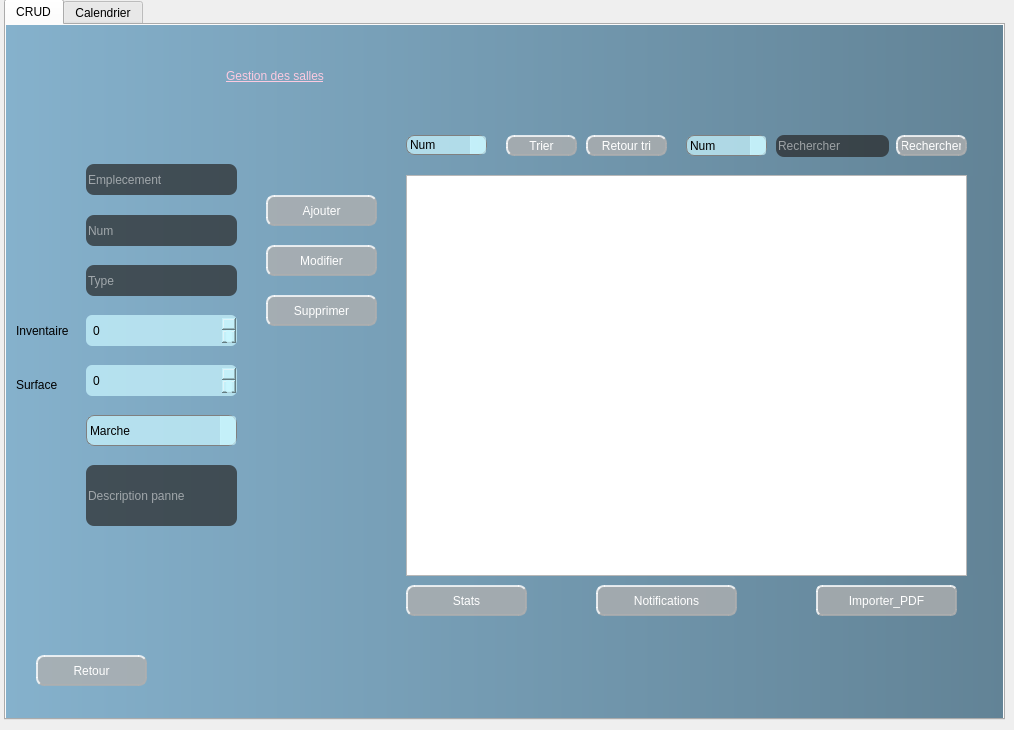
    <widget class="QWidget" name="tab">
     <widget class="QTabWidget" name="tabWidget_2">
      <property name="geometry">
       <rect>
        <x>4</x>
        <y>-1</y>
        <width>1001</width>
        <height>721</height>
       </rect>
      </property>
      <property name="styleSheet">
       <string notr="true">

QWidget#p2_1{

background-color:qlineargradient(spread:pad, x1:0, y1:0, x2:1, y2:0, stop:0 rgba(133, 177, 204, 255), stop:1 rgba(98, 131, 150, 255));

}

QWidget#p2_2{
background-color:qlineargradient(spread:pad, x1:0, y1:0, x2:1, y2:0, stop:0 rgba(133, 177, 204, 255), stop:1 rgba(98, 131, 150, 255));
}







</string>
      </property>
      <property name="currentIndex">
       <number>0</number>
      </property>
      <widget class="QWidget" name="p2_1">
       <attribute name="title">
        <string>CRUD</string>
       </attribute>
       <widget class="QLineEdit" name="Emplacement_2">
        <property name="geometry">
         <rect>
          <x>80</x>
          <y>440</y>
          <width>151</width>
          <height>61</height>
         </rect>
        </property>
        <property name="styleSheet">
         <string notr="true">QLineEdit#Emplacement_2{ 
                         border-radius: 8px; 
                        color: rgb(255, 255, 255);
                         background-color: rgba(38, 38, 38, 180);
	font: 75 6pt &quot;Helvetica&quot;;

 } 

                         QLineEdit#Emplecement_2:focus { 
                         
                      border-radius: 8px; 
                 
                         color:rgb(0, 0, 0); 

                         background-color:rgba(134, 134, 134, 180);


} </string>
        </property>
        <property name="placeholderText">
         <string>Description panne</string>
        </property>
       </widget>
       <widget class="QComboBox" name="Permission">
        <property name="geometry">
         <rect>
          <x>80</x>
          <y>390</y>
          <width>151</width>
          <height>31</height>
         </rect>
        </property>
        <property name="styleSheet">
         <string notr="true">QComboBox#Permission{
    border: 1px solid gray;
    border-radius: 8px;
    padding: 1px 18px 1px 3px;
    min-width: 6em;
background-color:rgba(202, 247, 255, 180);
color:rgb(0, 0, 0);
	font: 75 6pt &quot;Helvetica&quot;;
}

QComboBox#Permission:editable {
    background: rgba(202, 247, 255, 180);
}

QComboBox#Permission:!editable, QComboBox::drop-down:editable {
     background:  rgba(202, 247, 255, 180);
}

/* QComboBox gets the &quot;on&quot; state when the popup is open */
QComboBox#Permission:!editable:on, QComboBox::drop-down:editable:on {
    background:  rgba(202, 247, 255, 180);
}

QComboBox#Permission:on { /* shift the text when the popup opens */
    padding-top: 3px;
    padding-left: 4px;
}

QComboBox#Permission::drop-down {
    subcontrol-origin: padding;
    subcontrol-position: top right;
    width: 15px;
background:  rgba(202, 247, 255, 180);

    border-left-width: 1px;
    border-left-color: rgba(202, 247, 255, 180);
    border-left-style: solid; /* just a single line */
    border-top-right-radius: 3px; /* same radius as the QComboBox */
    border-bottom-right-radius: 3px;
}



QComboBox#Permission::down-arrow:on { /* shift the arrow when popup is open */
    top: 1px;
    left: 1px;
background:  rgba(202, 247, 255, 180);
}</string>
        </property>
        <property name="currentText">
         <string>Marche</string>
        </property>
        <property name="maxCount">
         <number>2147483642</number>
        </property>
        <item>
         <property name="text">
          <string>Marche</string>
         </property>
        </item>
        <item>
         <property name="text">
          <string>Panne</string>
         </property>
        </item>
       </widget>
       <widget class="QLineEdit" name="Emplacement">
        <property name="geometry">
         <rect>
          <x>80</x>
          <y>139</y>
          <width>151</width>
          <height>31</height>
         </rect>
        </property>
        <property name="styleSheet">
         <string notr="true">QLineEdit#Emplacement{ 
                         border-radius: 8px; 
                        color: rgb(255, 255, 255);
                         background-color: rgba(38, 38, 38, 180);
	font: 75 6pt &quot;Helvetica&quot;;

 } 

                         QLineEdit#Emplacement:focus { 
                         
                      border-radius: 8px; 
                 
                         color:rgb(0, 0, 0); 

                         background-color:rgba(134, 134, 134, 180);


} </string>
        </property>
        <property name="placeholderText">
         <string>Emplecement</string>
        </property>
       </widget>
       <widget class="QSpinBox" name="Surface">
        <property name="geometry">
         <rect>
          <x>80</x>
          <y>340</y>
          <width>151</width>
          <height>31</height>
         </rect>
        </property>
        <property name="styleSheet">
         <string notr="true">
QSpinBox#Surface
{
border-radius: 6px;
border: 2px  rgba(202, 247, 255, 180);
background-color :  rgba(202, 247, 255, 180);
padding : 5px;
color: rgb(0, 0, 0);
	font: 75 6pt &quot;Helvetica&quot;;
}

QSpinBox#Surface::up-arraow
{
border : 2px   rgba(202, 247, 255, 180);
background-color : rgba(202, 247, 255, 180);

}

QSpinBox#Surface::down-arrow
{
border : 2px  rgba(202, 247, 255, 180);
background-color :  rgba(202, 247, 255, 180);

}</string>
        </property>
       </widget>
       <widget class="QLabel" name="label_15">
        <property name="geometry">
         <rect>
          <x>10</x>
          <y>350</y>
          <width>61</width>
          <height>20</height>
         </rect>
        </property>
        <property name="styleSheet">
         <string notr="true">color:rgb(0, 0, 0);
font: 75 6pt &quot;Helvetica&quot;;</string>
        </property>
        <property name="text">
         <string>Surface</string>
        </property>
       </widget>
       <widget class="QPushButton" name="Ajouter">
        <property name="geometry">
         <rect>
          <x>260</x>
          <y>170</y>
          <width>111</width>
          <height>31</height>
         </rect>
        </property>
        <property name="styleSheet">
         <string notr="true">QPushButton#Ajouter{
      background-color: rgba(175, 175, 175, 200);

    border-style: outset;
    border-width: 2px;
    border-radius: 8px;
    border-color: rgba(175, 175, 175, 200);
    
	font: 81 8pt &quot;Open Sans Condensed ExtraBold&quot;;
	
text-color: white;
   
    padding: 4px;
	color:rgba(255, 255, 255);
}
QPushButton#Ajouter:pressed{
      background-color:rgba(38, 38, 38, 180);
color:rgba(0, 0, 0, 200);

    border-style: inset;
}</string>
        </property>
        <property name="text">
         <string>Ajouter</string>
        </property>
       </widget>
       <widget class="QLabel" name="label_14">
        <property name="geometry">
         <rect>
          <x>10</x>
          <y>290</y>
          <width>81</width>
          <height>31</height>
         </rect>
        </property>
        <property name="styleSheet">
         <string notr="true">color:rgb(0, 0, 0);
font: 75 6pt &quot;Helvetica&quot;;</string>
        </property>
        <property name="text">
         <string>Inventaire</string>
        </property>
       </widget>
       <widget class="QSpinBox" name="Inventaire">
        <property name="geometry">
         <rect>
          <x>80</x>
          <y>290</y>
          <width>151</width>
          <height>31</height>
         </rect>
        </property>
        <property name="styleSheet">
         <string notr="true">
QSpinBox#Inventaire
{
border-radius: 6px;
border: 2px  rgba(202, 247, 255, 180);
background-color :  rgba(202, 247, 255, 180);
padding : 5px;
color: rgb(0, 0, 0);
	font: 75 6pt &quot;Helvetica&quot;;
}

QSpinBox#Inventaire::up-arraow
{
border : 2px   rgba(202, 247, 255, 180);
background-color : rgba(202, 247, 255, 180);

}

QSpinBox#Inventaire::down-arrow
{
border : 2px  rgba(202, 247, 255, 180);
background-color :  rgba(202, 247, 255, 180);

}</string>
        </property>
       </widget>
       <widget class="QLineEdit" name="Num">
        <property name="geometry">
         <rect>
          <x>80</x>
          <y>190</y>
          <width>151</width>
          <height>31</height>
         </rect>
        </property>
        <property name="styleSheet">
         <string notr="true">QLineEdit#Num{ 
                         border-radius: 8px; 
                        color: rgb(255, 255, 255);
                         background-color: rgba(38, 38, 38, 180);
	font: 75 6pt &quot;Helvetica&quot;;

 } 

                         QLineEdit#Num:focus { 
                         
                      border-radius: 8px; 
                 
                         color:rgb(0, 0, 0); 

                         background-color:rgba(134, 134, 134, 180);


} 


</string>
        </property>
        <property name="placeholderText">
         <string>Num</string>
        </property>
       </widget>
       <widget class="QLineEdit" name="Type5">
        <property name="geometry">
         <rect>
          <x>80</x>
          <y>240</y>
          <width>151</width>
          <height>31</height>
         </rect>
        </property>
        <property name="styleSheet">
         <string notr="true">QLineEdit#Type5{ 
                         border-radius: 8px; 
                        color: rgb(255, 255, 255);
                         background-color: rgba(38, 38, 38, 180);
	font: 75 6pt &quot;Helvetica&quot;;

 } 

                         QLineEdit#Type5:focus { 
                         
                      border-radius: 8px; 
                 
                         color:rgb(0, 0, 0); 

                         background-color:rgba(134, 134, 134, 180);


} </string>
        </property>
        <property name="placeholderText">
         <string>Type</string>
        </property>
       </widget>
       <widget class="QTableView" name="TableauAffichage">
        <property name="geometry">
         <rect>
          <x>400</x>
          <y>150</y>
          <width>561</width>
          <height>401</height>
         </rect>
        </property>
        <property name="styleSheet">
         <string notr="true">QTabWidget#tab_affaire::pane {
    border: 1px rgb(55, 100, 109, 170);

background: rgba(137, 127, 148, 170);

	font: 75 8pt &quot;Helvetica&quot;;
}

QTabWidget#tab_affaire::tab-bar:top {
    top: 1px;
background: rgba(137, 127, 148, 170);


}

QTabWidget#tab_affaire::tab-bar:bottom {
    bottom: 1px;
}

QTabWidget#tab_affaire::tab-bar:left {
    right: 1px;
}

QTabWidget#tab_affaire::tab-bar:right {
    left: 1px;
}

QTabWidget#tab_affaire::tab {
    border: 1px rgba(137, 127, 148, 170);
}

QTabWidget#tab_affaire::tab:selected {
    background:rgba(137, 127, 148, 170);
}

QTabWidget#tab_affaire::tab:!selected {
    background:  rgba(137, 127, 148, 170);
}

QTabWidget#tab_affaire::tab:!selected:hover {
background: rgba(137, 127, 148, 170);
}

QTabWidget#tab_affaire::tab:top:!selected {
    margin-top: 3px;
background: rgba(103, 109, 114, 150);
}

QTabWidget#tab_affaire::tab:bottom:!selected {
    margin-bottom: 3px;
background:  rgba(137, 127, 148, 170);
}

QTabWidget#tab_affaire:tab:top, QTabBar::tab:bottom {
    min-width: 8ex;
    margin-right: -1px;
    padding: 5px 10px 5px 10px;
background:  rgba(137, 127, 148, 170);
}

QTabWidget#tab_affaire::tab:top:selected {
    border-bottom-color: none;
}

QTabWidget#tab_affaire::tab:bottom:selected {
    border-top-color: none;
}

QTabBar::tab:top:last, QTabBar::tab:bottom:last,
QTabBar::tab:top:only-one, QTabBar::tab:bottom:only-one {
    margin-right: 0;
}

QTabBar::tab:left:!selected {
    margin-right: 3px;
}

QTabBar::tab:right:!selected {
    margin-left: 3px;
}

QTabBar::tab:left, QTabBar::tab:right {
    min-height: 8ex;
    margin-bottom: -1px;
    padding: 10px 5px 10px 5px;
}

QTabBar::tab:left:selected {
    border-left-color: none;
}

QTabBar::tab:right:selected {
    border-right-color: none;
}

QTabBar::tab:left:last, QTabBar::tab:right:last,
QTabBar::tab:left:only-one, QTabBar::tab:right:only-one {
    margin-bottom: 0;
}


QTableView::item:selected { color:#005B51; background:rgba(255, 204, 226, 170); font-weight:900; }
                           QTableCornerButton::section { background-color:#686A7A; }
                           QHeaderView::section { color:#005B51; backgrouncolor:#005B51;}
/*
QTableView {
    selection-background-color: #C3C7B8;
}

QTableView QTableCornerButton::section {
    background:  #C3C7B8;
border: 0.5px outset black;
   
}
*/

QScrollBar:horizontal {
  border: 2px solid grey;
     background:  rgba(91, 100, 111, 200);
     width: 15px;
     margin: 22px 0 22px 0;
}
QScrollBar::handle:horizontal {
    background: rgba(214, 171, 189, 170);
     min-height: 20px;

}
QScrollBar::add-line:horizontal {
      border: 2px rgba(91, 100, 111, 200);
     background:  rgba(91, 100, 111, 200);
     height: 20px;
     subcontrol-position: bottom;
     subcontrol-origin: margin;
}

QScrollBar::sub-line:horizontal {
    border: 2px rgba(91, 100, 111, 200);
     background:  rgba(91, 100, 111, 200);
     height: 20px;
     subcontrol-position: top;
     subcontrol-origin: margin;
}
 QScrollBar::up-arrow:horizontal, QScrollBar::down-arrow:horizontal{
     border: 2px rgba(214, 171, 189, 170);
     width: 3px;
     height: 3px;
     background:  rgba(91, 100, 111, 200);
 }

 QScrollBar::add-page:horizontal, QScrollBar::sub-page:horizontal {
     background: none;
 }






 QScrollBar:vertical {
     border: 2px solid grey;
     background:  rgba(91, 100, 111, 200);
     width: 15px;
     margin: 22px 0 22px 0;
 }
 QScrollBar::handle:vertical {
     background: rgba(214, 171, 189, 170);
     min-height: 20px;
 }
 QScrollBar::add-line:vertical {
     border: 2px rgba(91, 100, 111, 200);
     background:  rgba(91, 100, 111, 200);
     height: 20px;
     subcontrol-position: bottom;
     subcontrol-origin: margin;
 }

 QScrollBar::sub-line:vertical {
     border: 2px rgba(91, 100, 111, 200);
     background:  rgba(91, 100, 111, 200);
     height: 20px;
     subcontrol-position: top;
     subcontrol-origin: margin;
 }

 QScrollBar::up-arrow:vertical, QScrollBar::down-arrow:vertical {
     border: 2px rgba(214, 171, 189, 170);
     width: 3px;
     height: 3px;
     background:  rgba(91, 100, 111, 200);
 }

 QScrollBar::add-page:vertical, QScrollBar::sub-page:vertical {
     background: none;
 }


</string>
        </property>
       </widget>
       <widget class="QPushButton" name="Modifier">
        <property name="geometry">
         <rect>
          <x>260</x>
          <y>220</y>
          <width>111</width>
          <height>31</height>
         </rect>
        </property>
        <property name="styleSheet">
         <string notr="true">QPushButton#Modifier{
      background-color: rgba(175, 175, 175, 200);

    border-style: outset;
    border-width: 2px;
    border-radius: 8px;
    border-color: rgba(175, 175, 175, 200);
    
	font: 81 8pt &quot;Open Sans Condensed ExtraBold&quot;;
	
text-color: white;
   
    padding: 4px;
	color:rgba(255, 255, 255);
}
QPushButton#Modifier:pressed{
      background-color:rgba(38, 38, 38, 180);
color:rgba(0, 0, 0, 200);

    border-style: inset;
}</string>
        </property>
        <property name="text">
         <string>Modifier</string>
        </property>
       </widget>
       <widget class="QComboBox" name="comboBox_recherche">
        <property name="geometry">
         <rect>
          <x>680</x>
          <y>110</y>
          <width>81</width>
          <height>21</height>
         </rect>
        </property>
        <property name="styleSheet">
         <string notr="true">QComboBox#comboBox_recherche{
    border: 1px solid gray;
    border-radius: 8px;
    padding: 1px 18px 1px 3px;
  
background-color:rgba(202, 247, 255, 180);
color:rgb(0, 0, 0);
	font: 75 6pt &quot;Helvetica&quot;;
}

QComboBox#comboBox_recherche:editable {
    background: rgba(202, 247, 255, 180);
}

QComboBox#comboBox_recherche:!editable, QComboBox::drop-down:editable {
     background:  rgba(202, 247, 255, 180);
}

/* QComboBox gets the &quot;on&quot; state when the popup is open */
QComboBox#comboBox_recherche:!editable:on, QComboBox::drop-down:editable:on {
    background:  rgba(202, 247, 255, 180);
}

QComboBox#comboBox_recherche:on { /* shift the text when the popup opens */
    padding-top: 3px;
    padding-left: 4px;
}

QComboBox#comboBox_recherche::drop-down {
    subcontrol-origin: padding;
    subcontrol-position: top right;
    width: 15px;
background:  rgba(202, 247, 255, 180);

    border-left-width: 1px;
    border-left-color: rgba(202, 247, 255, 180);
    border-left-style: solid; /* just a single line */
    border-top-right-radius: 3px; /* same radius as the QComboBox */
    border-bottom-right-radius: 3px;
}



QComboBox#comboBox_recherche::down-arrow:on { /* shift the arrow when popup is open */
    top: 1px;
    left: 1px;
background:  rgba(202, 247, 255, 180);
}</string>
        </property>
        <item>
         <property name="text">
          <string>Num</string>
         </property>
        </item>
        <item>
         <property name="text">
          <string>Type</string>
         </property>
        </item>
        <item>
         <property name="text">
          <string>Emplacement</string>
         </property>
        </item>
       </widget>
       <widget class="QPushButton" name="Supprimer">
        <property name="geometry">
         <rect>
          <x>260</x>
          <y>270</y>
          <width>111</width>
          <height>31</height>
         </rect>
        </property>
        <property name="styleSheet">
         <string notr="true">QPushButton#Supprimer{
      background-color: rgba(175, 175, 175, 200);

    border-style: outset;
    border-width: 2px;
    border-radius: 8px;
    border-color: rgba(175, 175, 175, 200);
    
	font: 81 8pt &quot;Open Sans Condensed ExtraBold&quot;;
	
text-color: white;
   
    padding: 4px;
	color:rgba(255, 255, 255);
}
QPushButton#Supprimer:pressed{
      background-color:rgba(38, 38, 38, 180);
color:rgba(0, 0, 0, 200);

    border-style: inset;
}</string>
        </property>
        <property name="text">
         <string>Supprimer</string>
        </property>
       </widget>
       <widget class="QPushButton" name="Trier">
        <property name="geometry">
         <rect>
          <x>500</x>
          <y>110</y>
          <width>71</width>
          <height>21</height>
         </rect>
        </property>
        <property name="styleSheet">
         <string notr="true">QPushButton#Trier{
      background-color: rgba(175, 175, 175, 200);

    border-style: outset;
    border-width: 2px;
    border-radius: 8px;
    border-color: rgba(175, 175, 175, 200);
    
	font: 81 5pt &quot;Open Sans Condensed ExtraBold&quot;;
	
text-color: white;
   
    padding: 4px;
	color:rgba(255, 255, 255);
}
QPushButton#Trier:pressed{
      background-color:rgba(38, 38, 38, 180);
color:rgba(0, 0, 0, 200);

    border-style: inset;
}</string>
        </property>
        <property name="text">
         <string>Trier</string>
        </property>
       </widget>
       <widget class="QLineEdit" name="Le_rech">
        <property name="geometry">
         <rect>
          <x>770</x>
          <y>110</y>
          <width>113</width>
          <height>22</height>
         </rect>
        </property>
        <property name="styleSheet">
         <string notr="true">QLineEdit#Le_rech{ 
                         border-radius: 8px; 
                        color: rgb(255, 255, 255);
                         background-color: rgba(38, 38, 38, 180);
	font: 75 6pt &quot;Helvetica&quot;;

 } 

                         QLineEdit#Le_rech:focus { 
                         
                      border-radius: 8px; 
                 
                         color:rgb(0, 0, 0); 

                         background-color:rgba(134, 134, 134, 180);


} </string>
        </property>
        <property name="placeholderText">
         <string>Rechercher</string>
        </property>
       </widget>
       <widget class="QComboBox" name="comboBox_tri">
        <property name="geometry">
         <rect>
          <x>400</x>
          <y>110</y>
          <width>81</width>
          <height>20</height>
         </rect>
        </property>
        <property name="styleSheet">
         <string notr="true">QComboBox#comboBox_tri{
    border: 1px solid gray;
    border-radius: 8px;
    padding: 1px 18px 1px 3px;
 
background-color:rgba(202, 247, 255, 180);
color:rgb(0, 0, 0);
	font: 75 6pt &quot;Helvetica&quot;;
}

QComboBox#comboBox_tri:editable {
    background: rgba(202, 247, 255, 180);
}

QComboBox#comboBox_tri:!editable, QComboBox::drop-down:editable {
     background:  rgba(202, 247, 255, 180);
}

/* QComboBox gets the &quot;on&quot; state when the popup is open */
QComboBox#comboBox_tri:!editable:on, QComboBox::drop-down:editable:on {
    background:  rgba(202, 247, 255, 180);
}

QComboBox#comboBox_tri:on { /* shift the text when the popup opens */
    padding-top: 3px;
    padding-left: 4px;
}

QComboBox#comboBox_tri::drop-down {
    subcontrol-origin: padding;
    subcontrol-position: top right;
    width: 15px;
background:  rgba(202, 247, 255, 180);

    border-left-width: 1px;
    border-left-color: rgba(202, 247, 255, 180);
    border-left-style: solid; /* just a single line */
    border-top-right-radius: 3px; /* same radius as the QComboBox */
    border-bottom-right-radius: 3px;
}



QComboBox#comboBox_tri::down-arrow:on { /* shift the arrow when popup is open */
    top: 1px;
    left: 1px;
background:  rgba(202, 247, 255, 180);
}</string>
        </property>
        <item>
         <property name="text">
          <string>Num</string>
         </property>
        </item>
        <item>
         <property name="text">
          <string>Inventaire</string>
         </property>
        </item>
        <item>
         <property name="text">
          <string>Surface</string>
         </property>
        </item>
       </widget>
       <widget class="QPushButton" name="Rechercher">
        <property name="geometry">
         <rect>
          <x>890</x>
          <y>110</y>
          <width>71</width>
          <height>21</height>
         </rect>
        </property>
        <property name="styleSheet">
         <string notr="true">QPushButton#Rechercher{
      background-color: rgba(175, 175, 175, 200);

    border-style: outset;
    border-width: 2px;
    border-radius: 8px;
    border-color: rgba(175, 175, 175, 200);
    
	font: 81 5pt &quot;Open Sans Condensed ExtraBold&quot;;
	
text-color: white;
   
    padding: 4px;
	color:rgba(255, 255, 255);
}
QPushButton#Rechercher:pressed{
      background-color:rgba(38, 38, 38, 180);
color:rgba(0, 0, 0, 200);

    border-style: inset;
}
</string>
        </property>
        <property name="text">
         <string>Rechercher</string>
        </property>
       </widget>
       <widget class="QPushButton" name="pushButton_3">
        <property name="geometry">
         <rect>
          <x>580</x>
          <y>110</y>
          <width>81</width>
          <height>21</height>
         </rect>
        </property>
        <property name="styleSheet">
         <string notr="true">QPushButton#pushButton_3{
      background-color: rgba(175, 175, 175, 200);

    border-style: outset;
    border-width: 2px;
    border-radius: 8px;
    border-color: rgba(175, 175, 175, 200);
    
	font: 81 5pt &quot;Open Sans Condensed ExtraBold&quot;;
	
text-color: white;
   
    padding: 4px;
	color:rgba(255, 255, 255);
}
QPushButton#pushButton_3:pressed{
      background-color:rgba(38, 38, 38, 180);
color:rgba(0, 0, 0, 200);

    border-style: inset;
}</string>
        </property>
        <property name="text">
         <string>Retour tri</string>
        </property>
       </widget>
       <widget class="QPushButton" name="Importer_PDF">
        <property name="geometry">
         <rect>
          <x>810</x>
          <y>560</y>
          <width>141</width>
          <height>31</height>
         </rect>
        </property>
        <property name="styleSheet">
         <string notr="true">QPushButton#Importer_PDF{
      background-color: rgba(175, 175, 175, 200);

    border-style: outset;
    border-width: 2px;
    border-radius: 6px;
    border-color: rgba(175, 175, 175, 200);
    
	font: 81 8pt &quot;Open Sans Condensed ExtraBold&quot;;
	
text-color: white;
   
    padding: 4px;
	color:rgba(255, 255, 255);
}
QPushButton#Importer_PDF:pressed{
      background-color:rgba(38, 38, 38, 180);
color:rgba(0, 0, 0, 200);

    border-style: inset;
}</string>
        </property>
        <property name="text">
         <string>Importer_PDF</string>
        </property>
       </widget>
       <widget class="QPushButton" name="pushButton">
        <property name="geometry">
         <rect>
          <x>590</x>
          <y>560</y>
          <width>141</width>
          <height>31</height>
         </rect>
        </property>
        <property name="styleSheet">
         <string notr="true">QPushButton#pushButton{
      background-color: rgba(175, 175, 175, 200);

    border-style: outset;
    border-width: 2px;
    border-radius: 8px;
    border-color: rgba(175, 175, 175, 200);
    
	font: 81 8pt &quot;Open Sans Condensed ExtraBold&quot;;
	
text-color: white;
   
    padding: 4px;
	color:rgba(255, 255, 255);
}
QPushButton#pushButton:pressed{
      background-color:rgba(38, 38, 38, 180);
color:rgba(0, 0, 0, 200);

    border-style: inset;
}</string>
        </property>
        <property name="text">
         <string>Notifications</string>
        </property>
       </widget>
       <widget class="QPushButton" name="retour_salles">
        <property name="geometry">
         <rect>
          <x>30</x>
          <y>630</y>
          <width>111</width>
          <height>31</height>
         </rect>
        </property>
        <property name="styleSheet">
         <string notr="true">QPushButton#retour_salles{
      background-color: rgba(175, 175, 175, 200);

    border-style: outset;
    border-width: 2px;
    border-radius: 8px;
    border-color: rgba(175, 175, 175, 200);
    
	font: 81 8pt &quot;Open Sans Condensed ExtraBold&quot;;
	
text-color: white;
   
    padding: 4px;
	color:rgba(255, 255, 255);
}
QPushButton#retour_salles:pressed{
      background-color:rgba(38, 38, 38, 180);
color:rgba(0, 0, 0, 200);

    border-style: inset;
}
</string>
        </property>
        <property name="text">
         <string>Retour</string>
        </property>
       </widget>
       <widget class="QLabel" name="label_6">
        <property name="geometry">
         <rect>
          <x>220</x>
          <y>10</y>
          <width>541</width>
          <height>81</height>
         </rect>
        </property>
        <property name="styleSheet">
         <string notr="true">font: 81 22pt &quot;Playfair Display ExtraBold&quot;;
color:rgb(252, 202, 224);
text-decoration: underline;</string>
        </property>
        <property name="text">
         <string>Gestion des salles</string>
        </property>
       </widget>
       <widget class="QPushButton" name="pushButton_2">
        <property name="geometry">
         <rect>
          <x>400</x>
          <y>560</y>
          <width>121</width>
          <height>31</height>
         </rect>
        </property>
        <property name="styleSheet">
         <string notr="true">QPushButton#pushButton_2{
      background-color: rgba(175, 175, 175, 200);

    border-style: outset;
    border-width: 2px;
    border-radius: 8px;
    border-color: rgba(175, 175, 175, 200);
    
	font: 81 8pt &quot;Open Sans Condensed ExtraBold&quot;;
	
text-color: white;
   
    padding: 4px;
	color:rgba(255, 255, 255);
}
QPushButton#pushButton_2:pressed{
      background-color:rgba(38, 38, 38, 180);
color:rgba(0, 0, 0, 200);

    border-style: inset;
}
</string>
        </property>
        <property name="text">
         <string>Stats</string>
        </property>
       </widget>
      </widget>
      <widget class="QWidget" name="p2_2">
       <attribute name="title">
        <string>Calendrier</string>
       </attribute>
       <widget class="QTableView" name="tableView_date">
        <property name="geometry">
         <rect>
          <x>590</x>
          <y>60</y>
          <width>371</width>
          <height>481</height>
         </rect>
        </property>
       </widget>
       <widget class="QCalendarWidget" name="calendarWidget">
        <property name="geometry">
         <rect>
          <x>28</x>
          <y>25</y>
          <width>531</width>
          <height>551</height>
         </rect>
        </property>
       </widget>
       <widget class="QPushButton" name="retour_salles_2">
        <property name="geometry">
         <rect>
          <x>20</x>
          <y>620</y>
          <width>111</width>
          <height>31</height>
         </rect>
        </property>
        <property name="styleSheet">
         <string notr="true">QPushButton#retour_salles_2{
      background-color: rgba(175, 175, 175, 200);

    border-style: outset;
    border-width: 2px;
    border-radius: 8px;
    border-color: rgba(175, 175, 175, 200);
    
	font: 81 8pt &quot;Open Sans Condensed ExtraBold&quot;;
	
text-color: white;
   
    padding: 4px;
	color:rgba(255, 255, 255);
}
QPushButton#retour_salles_2:pressed{
      background-color:rgba(38, 38, 38, 180);
color:rgba(0, 0, 0, 200);

    border-style: inset;
}
</string>
        </property>
        <property name="text">
         <string>Retour</string>
        </property>
       </widget>
      </widget>
     </widget>
    </widget>
